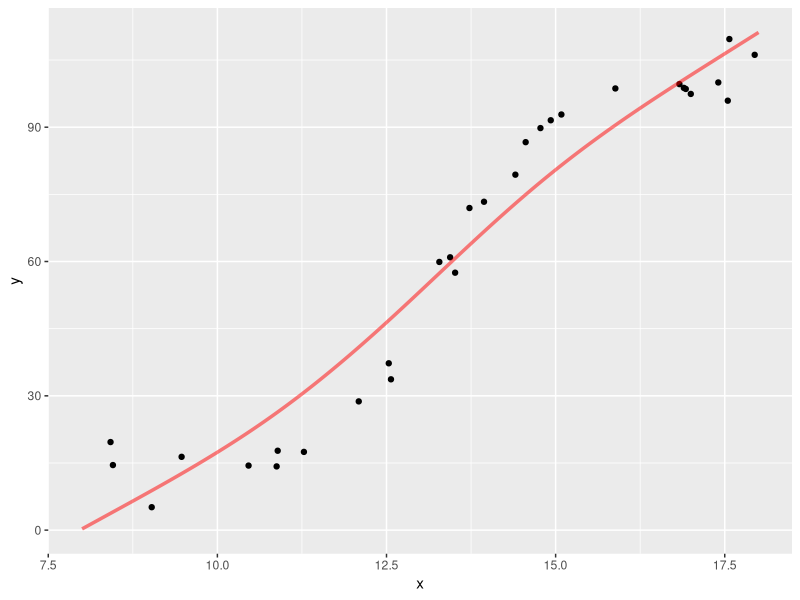
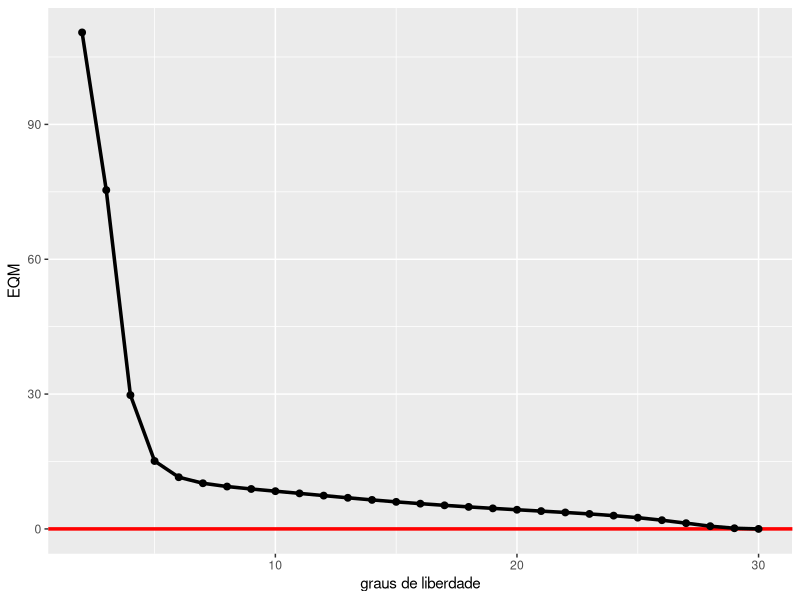
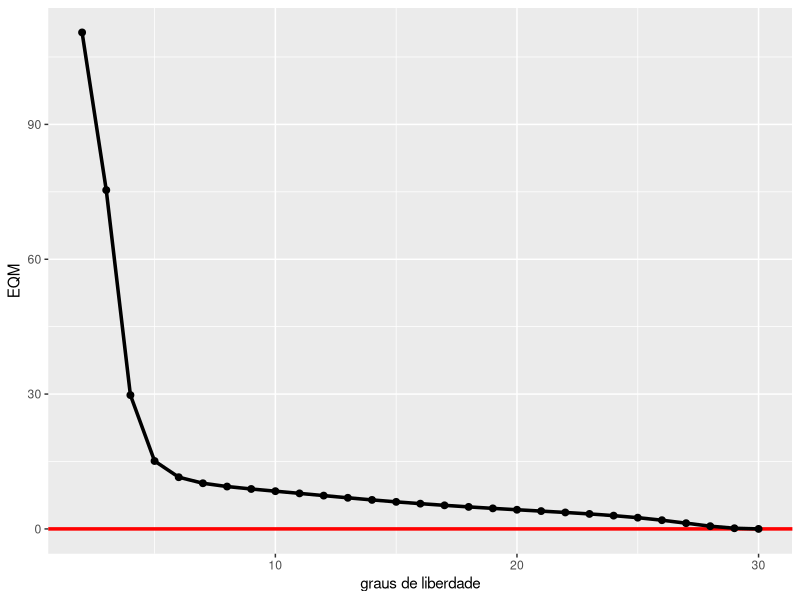
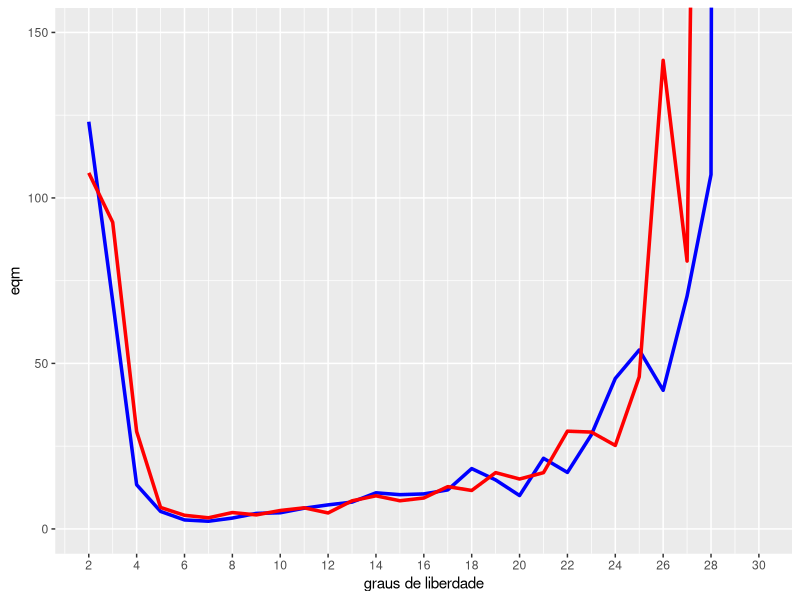
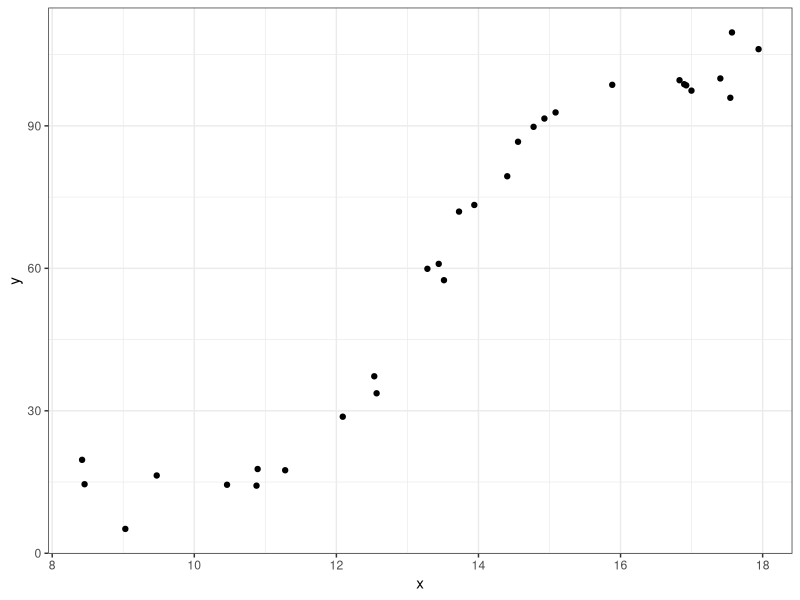
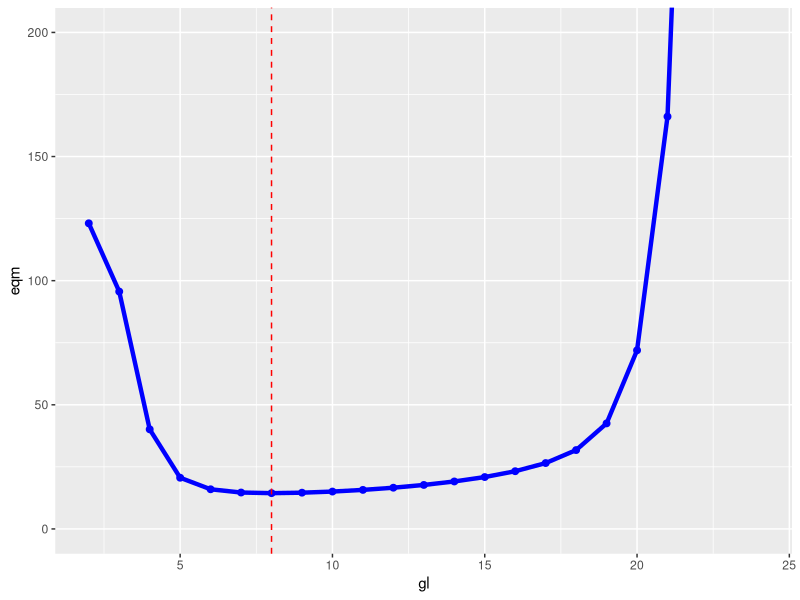
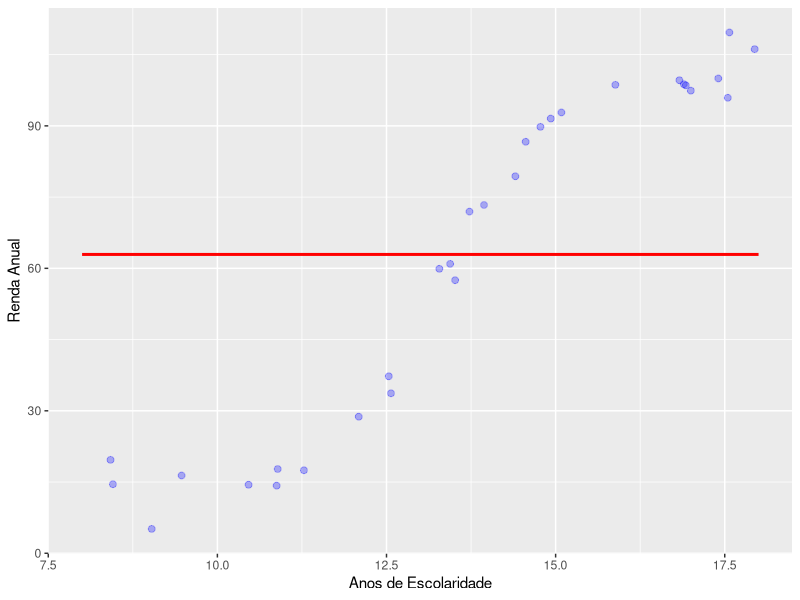

Write R code to recreate these figures, in order. (Note: this script raises an error after producing the figures.)
library(tidyverse)

# spline ------------------------------------------------------------------

# modelo: f(x) + epsilon
# modelo: 45*tanh(x/1.9 - 7) + 57 + rnorm(n = n_obs, mean = 0, sd = 4)
# 
# considere diferentes valores para os graus de liberdade (gl) abaixo

gl <- 3     # 2 a 30

n_obs <- 30

set.seed(123)

dados <- tibble(x = sort(runif(n = n_obs, min = 8, max = 18)), 
                y = 45*tanh(x/1.9 - 7) + 57 + 
                  rnorm(n = n_obs, mean = 0, sd = 4))

x_prev <- seq(8, 18, 0.01)

fit <- smooth.spline(dados$x, dados$y, df = gl, all.knots = TRUE)

dados_prev <- tibble(x = x_prev, 
                     y = predict(fit, x_prev)$y)

ggplot() + 
  geom_point(data = dados, aes(x, y)) + 
  geom_line(data = dados_prev, aes(x, y), color = "red", 
            size = 1.2, alpha = .5) + 
  xlim(8, 18) 




# avaliar previsão com base no conjunto de treinamento --------------------

n_obs <- 30

gl <- 2:30

resultados <- tibble(gl = gl, 
                     eqm_tr = NA)

set.seed(123)

dados <- tibble(x = sort(runif(n = n_obs, min = 8, max = 18)), 
                y = 45*tanh(x/1.9 - 7) + 57 + rnorm(n = n_obs, mean = 0, sd = 4))

for (i in 1:nrow(resultados)) {
  
  fit <- smooth.spline(dados$x, dados$y, 
                       df = resultados$gl[i], 
                       all.knots = TRUE)
  
  resultados$eqm_tr[i] <- mean((dados$y - fit$y)^2)
  
}

resultados

resultados %>% 
  ggplot(aes(gl, eqm_tr)) + 
  geom_hline(yintercept = 0, color = "red", size = 1.2) +   
  geom_point(size = 2) + 
  geom_line(size = 1.2)+
  labs(x = "graus de liberdade", y = "EQM")


ggplot(resultados, mapping = aes(gl, eqm_tr))+
  geom_hline(yintercept = 0, color = "red", size = 1.2) +   
  geom_point(size = 2) + 
  geom_line(size = 1.2)+
  labs(x = "graus de liberdade", y = "EQM")

# Usando x = 11 e x = 15 como conjunto de teste ---------------------------

n_obs <- 30 

gl <- 2:30 # 2 a 30

n_simulacao <- 1:50

dados_prev <- crossing(n_simulacao, gl) %>% 
  mutate(y_11 = NA, 
         y_15 = NA)

set.seed(123)

for (i in 1:nrow(dados_prev)) {
  
  dados <- tibble(x = sort(runif(n = n_obs, min = 8, max = 18)), 
                  y = 45*tanh(x/1.9 - 7) + 57 + 
                    rnorm(n = n_obs, mean = 0, sd = 4))
  
  fit <- smooth.spline(dados$x, dados$y, 
                       df = dados_prev$gl[i], 
                       all.knots = TRUE)
  
  dados_prev$y_11[i] <- predict(fit, x = 11)$y
  dados_prev$y_15[i] <- predict(fit, x = 15)$y
  
}


resultados <- dados_prev %>% 
  group_by(gl) %>% 
  summarise(vies2_11 = (mean(y_11) - (45*tanh(11/1.9 - 7) + 57))^2,
            var_11 = var(y_11),
            vies2_15 = (mean(y_15) - (45*tanh(15/1.9 - 7) + 57))^2,
            var_15 = var(y_15)) %>% 
  mutate(eqm_11 = vies2_11 + var_11, 
         eqm_15 = vies2_15 + var_15)


ggplot() +
  geom_line(data = resultados, aes(gl, eqm_11), color = "blue", size = 1.2) + 
  geom_line(data = resultados, aes(gl, eqm_15), color = "red", size = 1.2) + 
  labs(x = "graus de liberdade", y = "eqm") + 
  coord_cartesian(ylim = c(0,150))+
  scale_x_continuous(breaks = seq(2, 30, 2), minor_breaks = seq(1,30,2))

resultados %>% 
  filter(eqm_11 == min(eqm_11))

resultados %>% 
  filter(eqm_15 == min(eqm_15))



# validação cruzada -------------------------------------------------------

n_obs <- 30

set.seed(123)

dados <- tibble(x = sort(runif(n = n_obs, min = 8, max = 18)), 
                y = 45*tanh(x/1.9 - 7) + 57 + rnorm(n = n_obs, mean = 0, sd = 4))

dados %>% 
  ggplot(aes(x, y)) + 
  geom_point() + 
  theme_bw()

folds <- 5

nrow(dados)

# abordagem 1

lote <- sample(1:folds, size = n_obs, replace = TRUE)

table(lote)

# abordagem 2

lote <- numeric(n_obs)

for (i in 1:(folds - 1)) 
  lote[sample(which(lote == 0), n_obs/folds, replace = FALSE)] <- i

lote[which(lote == 0)] <- folds

table(lote)

# abordagem 3

lote <- sample(rep(1:folds, n_obs/folds, length.out = n_obs))

table(lote)

# -----

eqm_aux <- numeric(folds)

gl <- 2:24 # para validação cruzada

resultados_cv <- tibble(gl = gl, 
                        eqm = NA)

for (j in 1:nrow(resultados_cv)) {
  
  for (i in 1:folds) {
    
    fit <- smooth.spline(dados$x[lote != i], dados$y[lote != i], 
                         df = resultados_cv$gl[j], 
                         all.knots = TRUE)
    
    predito <- predict(fit, dados$x[lote == i])$y
    
    eqm_aux[i] <- mean((dados$y[lote == i] - predito)^2)
    
  }
  
  resultados_cv$eqm[j] <- mean(eqm_aux)
  
}


resultados_cv %>% 
  filter(eqm == min(eqm))

(gl_otimo <- resultados_cv$gl[which.min(resultados_cv$eqm)])

resultados_cv %>% 
  ggplot(aes(gl, eqm)) + 
  geom_line(color = "blue", size=1.5) + 
  geom_point(color = "blue", size=2) + 
  geom_vline(xintercept = gl_otimo, color = "red", linetype="dashed")+
  coord_cartesian(ylim = c(0,200))

fit_spline <- smooth.spline(dados$x, dados$y, df = gl_otimo)


# KNN ---------------------------------------------------------------------
# install.packages("FNN")
library(FNN)

set.seed(123)

n_sample <- 30
n_vizinhos <- 30  # avalie diferentes números de vizinhos mais próximos

dados <- tibble(x = sort(runif(n = n_sample, min = 8, max = 18)),
                y = 45*tanh(x/1.9 - 7) + 57 + 
                  rnorm(n = n_sample, mean = 0, sd = 4))

x_prev <- seq(8, 18, 0.01)

dados_pred <- tibble(x = x_prev, 
                     y = knn.reg(train = dados$x, 
                                 test = matrix(x_prev), 
                                 y = dados$y, 
                                 k = n_vizinhos)$pred)

dados %>% 
  ggplot(aes(x, y)) + 
  geom_point(color = "blue", size = 2, alpha = .3) +
  geom_step(data = dados_pred, aes(x, y), color = "red", size = 1) + 
  labs(x = "Anos de Escolaridade", y = "Renda Anual")

# Validação cruzada 5 lotes -----------------------------------------------

set.seed(123)

n_sample <- 30

dados <- tibble(x = sort(runif(n = n_sample, min = 8, max = 18)),
                y = 45*tanh(x/1.9 - 7) + 57 + 
                  rnorm(n = n_sample, mean = 0, sd = 4))

lote <- numeric(n_sample)


folds <- 5

# ---------------------------------------------------------
# TODO: definir quais observacoes pertencem a cada lote ---
# ---------------------------------------------------------


n_vizinhos <- 1:24 # 24 é o tamanho do conjunto de treinamento em cada iteração

resultados <- tibble(k = n_vizinhos, 
                     eqm = NA)

for (j in 1:nrow(resultados)) {
  
  for (i in 1:folds) {
    
    
  }
  
}

# ------------------------------------
# TODO: determinar qual é o k otimo --
# ------------------------------------

# ------------------------------------
# TODO: rodar novamente o knn com o --
# k otimo ----------------------------
# ------------------------------------
k_otimo <- NA

fit <- knn.reg(train = as.matrix(dados$x), 
               test = as.matrix(dados$x), 
               y = dados$y, 
               k = k_otimo)  
